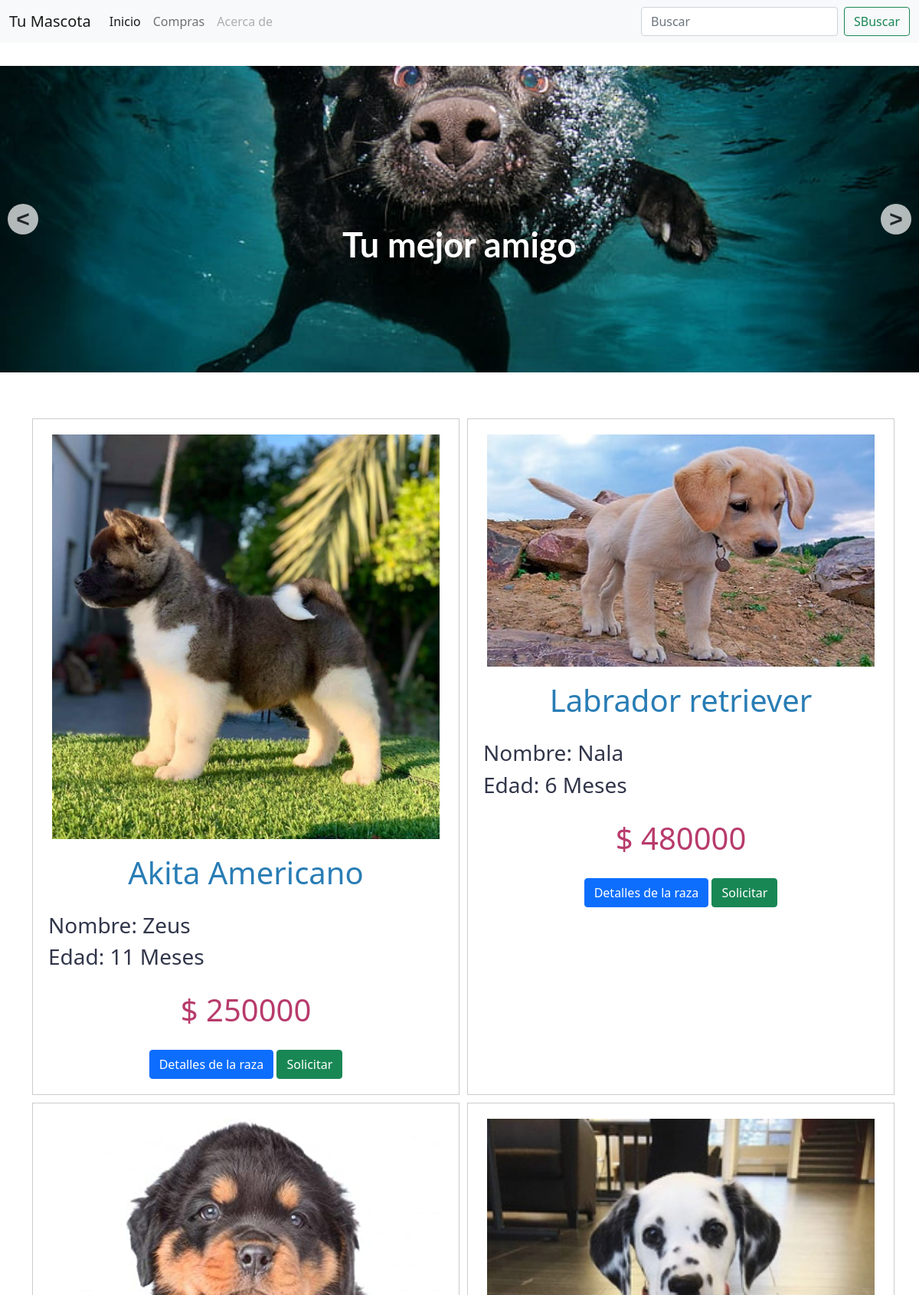
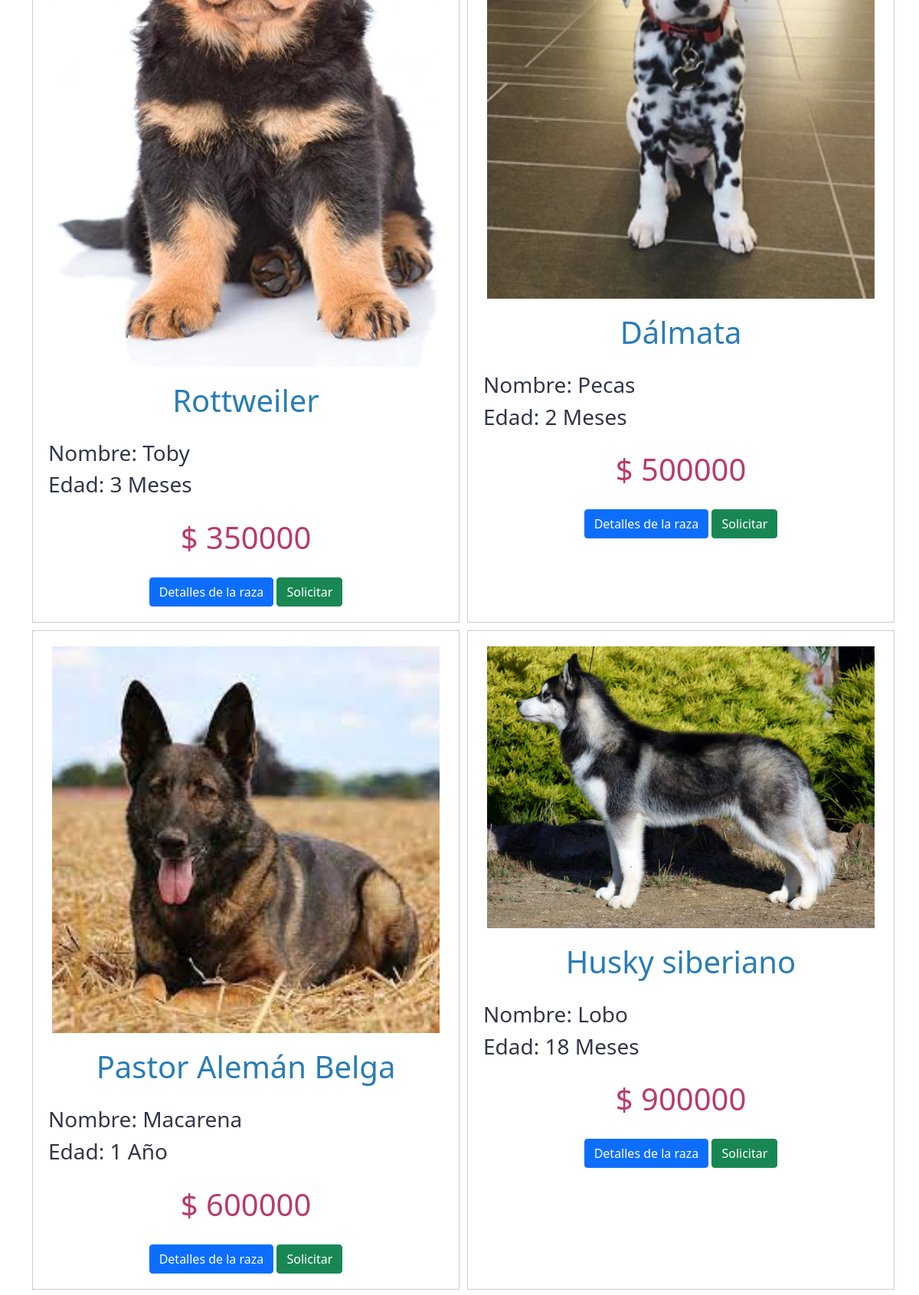
The page / (upper part) on the database its author committed (2 pictures, top to bottom).
### tables this page shows
CREATE TABLE `mascotas` (
  `id` int(11) NOT NULL AUTO_INCREMENT,
  `nombre` varchar(50) DEFAULT NULL,
  `raza` varchar(50) DEFAULT NULL,
  `edad` varchar(30) DEFAULT NULL,
  `precio` double DEFAULT NULL,
  `img_ruta` varchar(100) DEFAULT NULL,
  `raza_url` varchar(300) DEFAULT NULL,
  PRIMARY KEY (`id`)
);

### index.php (the view, shortened to what this page needs)
<!DOCTYPE html>
<html lang="en">
<head>
    <link rel="stylesheet" href="estilos.css">
    <link href="https://cdn.jsdelivr.net/npm/bootstrap@5.0.2/dist/css/bootstrap.min.css" rel="stylesheet">
    <link rel="stylesheet" href="https://cdn.jsdelivr.net/npm/bootstrap-icons@1.7.1/font/bootstrap-icons.css">
</head>
<body>
    <header class="main-header">
        <nav class="navbar navbar-expand-lg navbar-light bg-light">
            <div class="container-fluid">
              <a class="navbar-brand" href="#">Tu Mascota</a>
              <div class="collapse navbar-collapse" id="navbarTogglerDemo02">
                <ul class="navbar-nav me-auto mb-2 mb-lg-0">
                  <li class="nav-item">
                    <a class="nav-link active" aria-current="page" href="#">Inicio</a>
                  </li>
                  <li class="nav-item">
                    <a class="nav-link" href="#">Compras</a>
                  </li>
                  <li class="nav-item">
                    <a class="nav-link disabled" href="#" tabindex="-1" aria-disabled="true">Acerca de</a>
                  </li>
                </ul>
                <form class="d-flex">
                  <input class="form-control me-2" type="search" placeholder="Buscar" aria-label="Search">
                  <button class="btn btn-outline-success" type="submit">SBuscar</button>
                </form>
              </div>
            </div>
          </nav>
    </header>
    <main>
        <div class="container-slider">
            <div class="slider" id="slider">
                <div class="slider-section">
                    <img src="img/1.jpg" alt="imagen perro">
                    <p>Tu mejor amigo</p>
                </div>
            </div>
            <div class="slider-btn" id="btn-right" onclick="Next()">&#62;</div>
            <div class="slider-btn" id="btn-left" onclick="Preview()">&#60;</div>
        </div>
        <div class="container">
            <div class="container-productos">
        <?php
            $conexion=mysqli_connect("127.0.0.1","danielstvn","daniel123","tienda_mascotas");
                if(mysqli_connect_errno()){
                  echo "Conexion Falló:".mysqli_connect_error();
                }
                else{
                  mysqli_select_db($conexion,"tienda_mascotas") or die("No se selecciono Base de Datos");
                    $SQL = "SELECT * from mascotas";
                    $resultado = mysqli_query($conexion,$SQL);
                    while($mascotas = mysqli_fetch_assoc($resultado)){
                      $nombre = $mascotas['nombre'];
                      $raza =$mascotas['raza'];
                      $edad = $mascotas['edad'];
                      $precio = $mascotas['precio'];
                      $imgRuta = $mascotas['img_ruta'];
                      $razaURL = $mascotas['raza_url'];
                      ?>
                      <div class="producto">
                        <?php
                           echo "<img src='".$imgRuta."'>";
                        ?>
                        <div class="producto-descripcion">
                            <h1 class="mascota-raza"><?php echo $raza;?></h1>
                            <h3 class="mascota-nombre">Nombre: <?php echo $nombre;?></h3>
                            <h3 class="mascota-edad">Edad: <?php echo $edad;?></h3>
                            <h1 class="mascota-precio">$ <?php echo $precio;?></h1>
                        </div>
                        <?php
                           echo "<a href='".$razaURL."'><button type='button' class='btn btn-primary'>Detalles de la raza </button></a>";
                        ?>
                        <a href="formulario.compras.php"><button type="button" class="btn btn-success">Solicitar</button></a>
                    </div>
                    <?php
                    }
                }
        ?>
            </div>
        </div>
    </main>
</body>
</html>

### estilos.css (style rules this page uses)
* { box-sizing: border-box; }
body { margin: 0; }
.container-slider { margin: 30px 0; position: relative; overflow: hidden; }
.slider { display: flex; width: 400%; height: 400px; }
.slider-section { width: 100%; }
.slider-section img { display: block; width: 100%; height: 400px; object-fit: cover; }
.slider-btn { position: absolute; width: 40px; height: 40px; background: rgba(255,255,255, 0.7); top: 50%; transform: translateY(-50%); font-size: 30px; font-weight: bold; font-family: monospace; text-align: center; border-radius: 50%; cursor: pointer; }
.slider-section p { font-family: Lato; position: absolute; top: 50%; text-align: center; width: 100%; font-size: 45px; color: #fff; font-weight: bold; }
#btn-right { right: 10px; }
#btn-left { left: 10px; }
.container { width: 100%; margin: 5% auto; }
.container-productos { display: grid; grid-template-columns: repeat(2,50%); grid-gap: 10px; }
.producto { border: 1px solid #ccc; padding: 20px; text-align: center; }
.producto img { width: 98%; }
.mascota-raza { padding: 20px; color: #297DB5; }
.mascota-nombre { text-align: justify; color: #31364A; }
.mascota-edad { text-align: justify; color: #31364A; }
.mascota-precio { padding: 20px; font-size: 40px; color: #B83B6C; }

### rows shown on the page
mascotas: img_ruta (picture), raza "Akita Americano", nombre "Zeus", edad "11 Meses", precio "250000"
mascotas: img_ruta (picture), raza "Labrador retriever", nombre "Nala", edad "6 Meses", precio "480000"
mascotas: img_ruta (picture), raza "Rottweiler", nombre "Toby", edad "3 Meses", precio "350000"
mascotas: img_ruta (picture), raza "Dálmata", nombre "Pecas", edad "2 Meses", precio "500000"
mascotas: img_ruta (picture), raza "Pastor Alemán Belga", nombre "Macarena", edad "1 Año", precio "600000"
mascotas: img_ruta (picture), raza "Husky siberiano", nombre "Lobo", edad "18 Meses", precio "900000"
